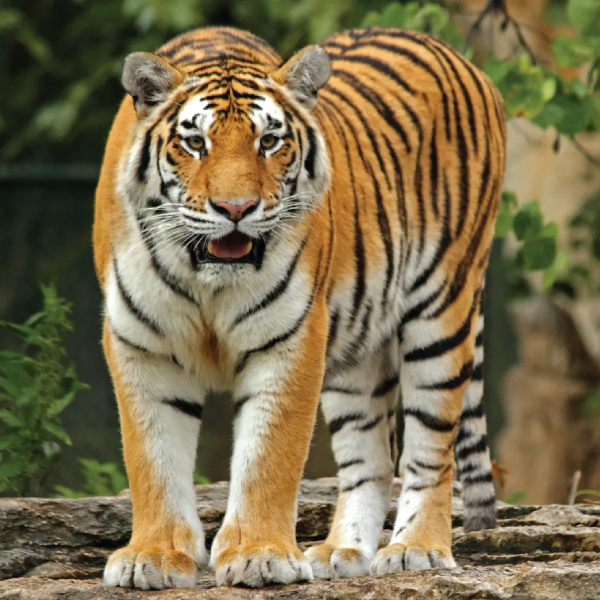
#> input picture tiger.jpg, 1200 x 1200 px (shown at 1/2 size)
$ python TigerRescale.py
#> lines starting #> are read from the running program, lines starting #| are printed output that depends on the picture
import cv2

image = cv2.imread('tiger.jpg')
#> image is the input picture: shape (1200, 1200, 3); mean B, G, R 78.6, 111.3, 124.4

image = cv2.resize(image, (5000,5000))
#> image: shape (5000, 5000, 3)

grey_image = cv2.cvtColor(image, cv2.COLOR_BGR2GRAY)
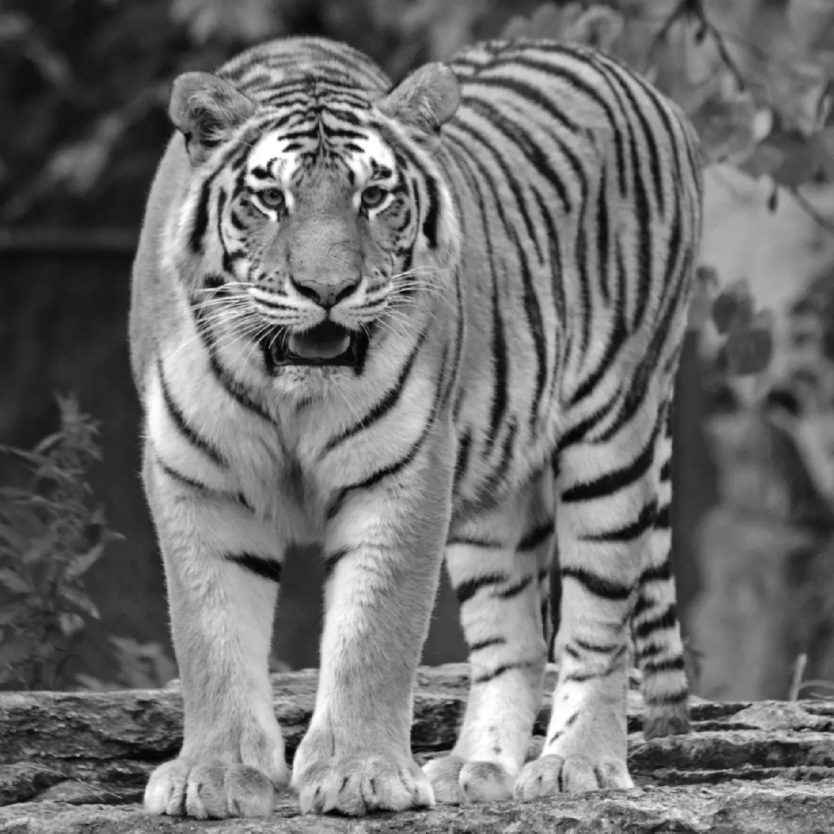
#> grey_image: shape (5000, 5000) (shown at 1/6 size); min 0, max 255, mean 111.4

cv2.imshow('Grayscale', grey_image)
cv2.waitKey(0)
cv2.destroyAllWindows()
